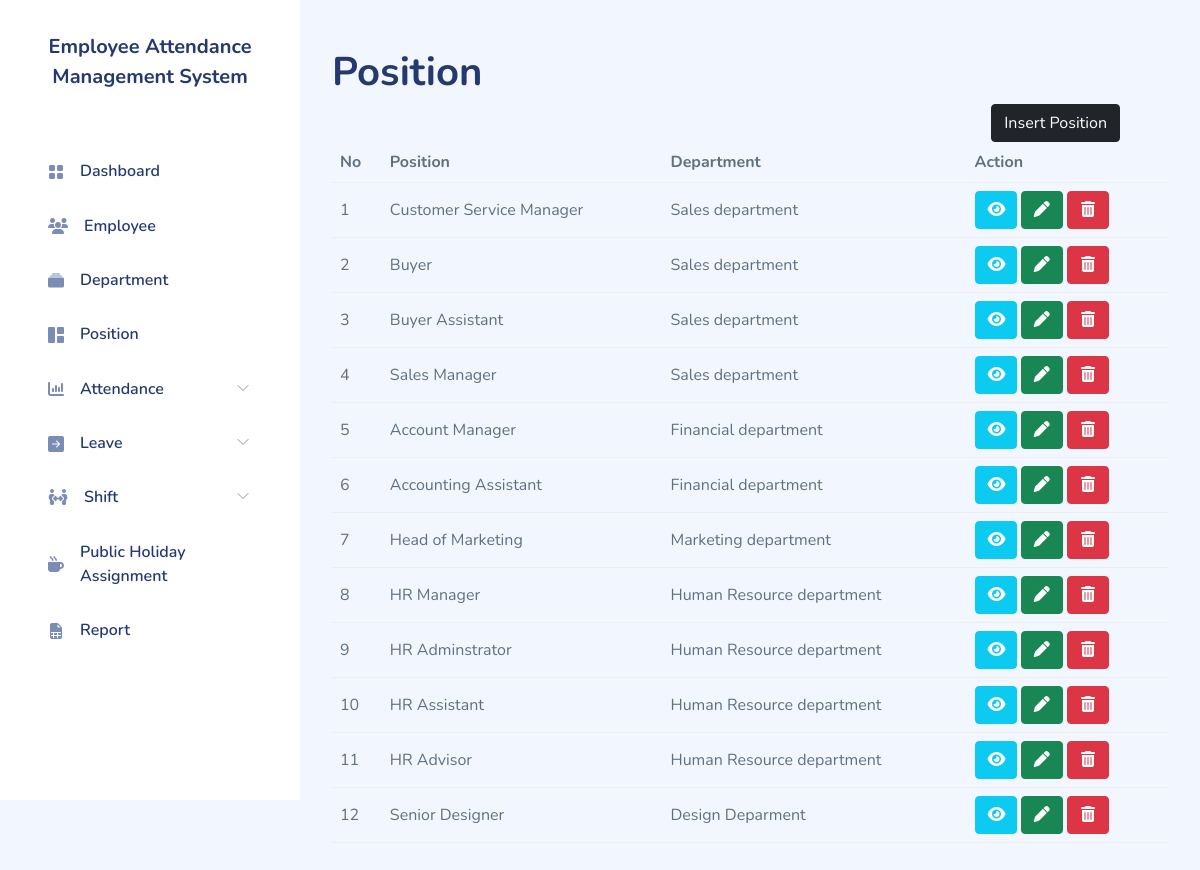
The page /positionindex.php on the database its author committed.
### tables this page shows
CREATE TABLE `position` (
  `id` int NOT NULL,
  `position_name` varchar(255) NOT NULL,
  `dept_id` int NOT NULL
);

CREATE TABLE `department` (
  `id` int NOT NULL,
  `dept_name` varchar(255) NOT NULL,
  `dept_ph` varchar(255) NOT NULL,
  `dept_email` varchar(255) NOT NULL
);

### includes/db.php (called while the page is built, shortened)
<?php
    class Database{
        private static $dbHost = 'localhost';
        private static $dbName = 'ams';
        private static $dbUsername = 'root';
        private static $dbUserPassword = '';
        private static $cont = null;
        public static function connect(){
            if(null == self::$cont){
                try{
                    self::$cont = new PDO("mysql:host=".self::$dbHost.";dbname=".self::$dbName, self:: $dbUsername, self::$dbUserPassword);
                }
                catch(PDOException $e){
                    die($e->getMessage());
                }
            }
            return self::$cont;
        }
    }
?>

### model/position.php (called while the page is built, shortened)
<?php
    include_once "includes/db.php";
    class Position{
        public function getPositionList(){
            $this->connection = Database::connect();
            $this->connection->setAttribute(PDO::ATTR_ERRMODE,PDO::ERRMODE_EXCEPTION);
            $sql = "select position.id,position_name,department.dept_name FROM position JOIN department WHERE position.dept_id=department.id";
            $statement = $this->connection->prepare($sql);
            $statement->execute();
            $results=$statement->fetchAll(PDO::FETCH_ASSOC);
            return $results;
        }
    }
?>

### controller/positioncontroller.php (called while the page is built, shortened)
<?php
    include_once 'model/position.php';
    class PositionController extends Position{
        public function getPositions(){
            $results =$this->getPositionList();
            return $results;
        }
    }
?>

### positionindex.php (the view, shortened to what this page needs)
<?php
   include_once 'controller/positioncontroller.php';
   $positioncontroller = new PositionController();
   $results = $positioncontroller->getPositions();
    include_once ('layouts/header.php');
?>
    <div id="app">
    <?php
    include_once ('layouts/sidebar.php');
?>
        <div id="main">
            <h1>Position</h1>
            <div class="text-end me-5">
                <a class="btn btn-dark" href="positioncreate.php">Insert Position</a>
            </div>
            <form method="get">
                <table class="table">
                    <tr>
                        <th>No</th>
                        <th>Position</th>
                        <th>Department</th>
                        <th colspan="4">Action</th>
                    </tr>
                    <?php
                        $count=1;
                        foreach($results as $result){
                            echo "<tr>";
                            echo "<td>".$count."</td>";
                            echo "<td>".$result['position_name']."</td>";
                            echo "<td>".$result['dept_name']."</td>";
                            echo "<td pid=".$result['id']."><a class='btn btn-info' href=positionview.php?id=".$result['id']."><i class='fa-solid fa-eye'></i></a>
                                        <a class='btn btn-success' href=positionedit.php?id=".$result['id']."><i class='fa-solid fa-pen'></i></a>
                                        <a href='' class='btn btn-danger deleteposit'><i class='fa-solid fa-trash-can'></i></a>
                                        ";
                            echo "</tr>";
                            $count++;
                        }
                    ?>
                </table>
            </form>
        </div>
    </div>
<?php
    include_once ('layouts/footer.php');
?>

### assets/css/app.css (style rules this page uses)
.btn i,.btn svg { width:16px;height:16px }
.btn.btn-danger,.btn.btn-info,.btn.btn-primary,.btn.btn-secondary,.btn.btn-success,.btn.btn-warning { color:#fff }
.btn.btn-dark { color:#fff }
.dataTable-table td,.dataTable-table thead th,.table td,.table thead th { vertical-align:middle }
#main { margin-left:300px;padding:2rem }
a { text-decoration:none }

### rows shown on the page
position: position_name "Customer Service Manager", dept.dept_name "Sales department"
position: position_name "Buyer", dept.dept_name "Sales department"
position: position_name "Buyer Assistant", dept.dept_name "Sales department"
position: position_name "Sales Manager", dept.dept_name "Sales department"
position: position_name "Account Manager", dept.dept_name "Financial department"
position: position_name "Accounting Assistant", dept.dept_name "Financial department"
position: position_name "Head of Marketing", dept.dept_name "Marketing department"
position: position_name "HR Manager", dept.dept_name "Human Resource department"
position: position_name "HR Adminstrator", dept.dept_name "Human Resource department"
position: position_name "HR Assistant", dept.dept_name "Human Resource department"
position: position_name "HR Advisor", dept.dept_name "Human Resource department"
position: position_name "Senior Designer", dept.dept_name "Design Deparment"
